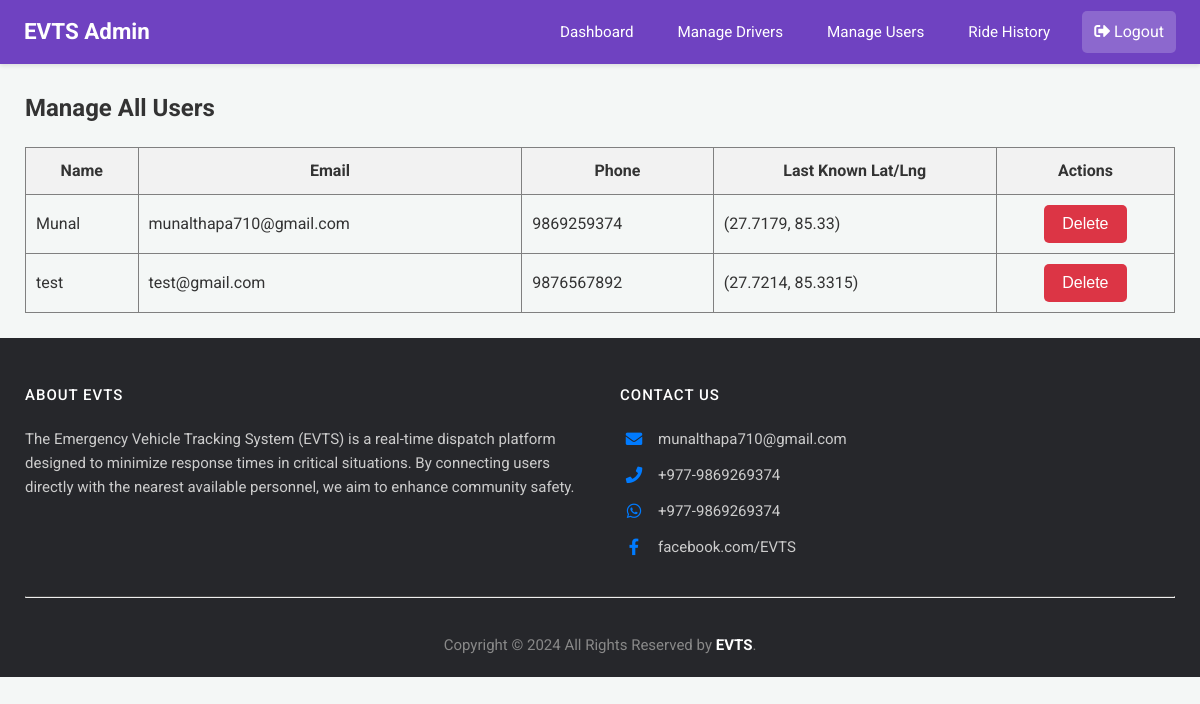
Page /admin/manage-users (signed in) on the committed database.
### app.py (models this page shows)
class User(db.Model):
    email = db.Column(db.String(120), primary_key=True)
    name = db.Column(db.String(100))
    phone = db.Column(db.String(15))
    password = db.Column(db.String(256)) # Increased length for hash
    latitude = db.Column(db.Float, nullable=True)
    longitude = db.Column(db.Float, nullable=True)

### app.py (the view)
@app.route('/admin/manage-users')
@login_required_admin
def manage_users():
    admin = Admin.query.get(session['admin'])
    all_users = User.query.all()
    response = make_response(render_template('admin_manage_users.html', admin=admin, users=all_users))
    return add_no_cache_to_response(response)

### app.py (called while the page is built)
def login_required_admin(f):
    @wraps(f)
    def decorated_function(*args, **kwargs):
        if 'admin' not in session:
            flash("Admin access required.", "error")
            return redirect(url_for('login'))
        return f(*args, **kwargs)
    return decorated_function

def add_no_cache_to_response(response):
    response.headers["Cache-Control"] = "no-cache, no-store, must-revalidate, public, max-age=0"
    response.headers["Pragma"] = "no-cache"
    response.headers["Expires"] = "0"
    return response

### templates/admin_manage_users.html (shortened to what this page needs)
{% extends 'admin_base.html' %}
{% block content %}
<h2>Manage All Users</h2>
<table border="1" style="width: 100%; border-collapse: collapse; margin-top: 20px;">
    <thead>
        <tr style="background-color: #f2f2f2;">
            <th style="padding: 10px;">Name</th>
            <th style="padding: 10px;">Email</th>
            <th style="padding: 10px;">Phone</th>
            <th style="padding: 10px;">Last Known Lat/Lng</th>
            <th style="padding: 10px;">Actions</th>
        </tr>
    </thead>
    <tbody>
    {% for user in users %}
    <tr id="user-row-{{ user.email.replace('@', '_').replace('.', '_') }}">
        <td style="padding: 10px;">{{ user.name }}</td>
        <td style="padding: 10px;">{{ user.email }}</td>
        <td style="padding: 10px;">{{ user.phone }}</td>
        <td style="padding: 10px;">
            {% if user.latitude and user.longitude %}
                ({{ user.latitude|round(4) }}, {{ user.longitude|round(4) }})
            {% else %}
                Not Set
            {% endif %}
        </td>
        <td style="padding: 10px; text-align: center;">
            <button class="btn-cancel" onclick="deleteUser('{{ user.email }}')">
                Delete
            </button>
        </td>
    </tr>
    {% endfor %}
    </tbody>
</table>
{% endblock %}

### static/css/dashboard_styles.css (style rules this page uses)
body { font-family: 'Roboto', 'Segoe UI', Tahoma, Geneva, Verdana, sans-serif; margin: 0; background-color: #f4f7f6; color: #333; line-height: 1.6; }
.dashboard-content h2, .dashboard-content h3, .dashboard-content h4 { color: #333; margin-top: 0; }
button, .button-style { background-color: #007bff; color: white; padding: 10px 18px; border: none; border-radius: 5px; cursor: pointer; font-size: 1em; transition: background-color 0.2s ease, box-shadow 0.2s ease; text-decoration: none; display: inline-block; text-align: center; }
button.btn-cancel, .button-style.btn-cancel { background-color: #dc3545; }

### rows in the picture
User: name "Munal", email "munalthapa710@gmail.com", phone "9869259374", latitude "27.7179", longitude "85.33"
User: name "test", email "test@gmail.com", phone "9876567892", latitude "27.7214", longitude "85.3315"
